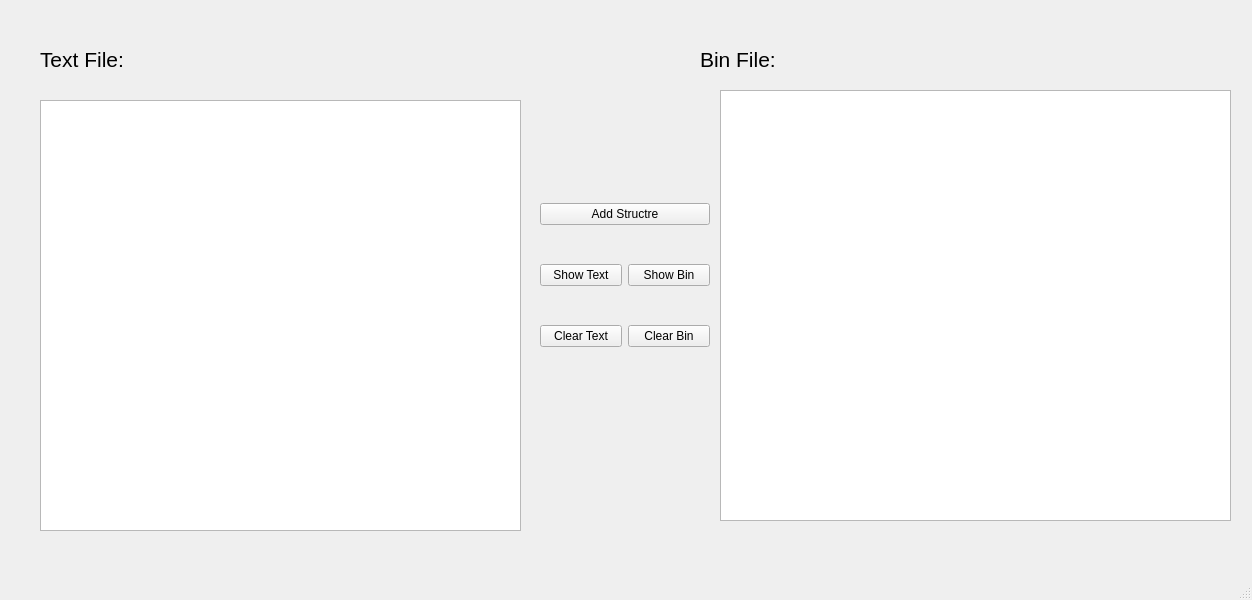
<?xml version="1.0" encoding="UTF-8"?>
<ui version="4.0">
 <class>MainWindow</class>
 <widget class="QMainWindow" name="MainWindow">
  <property name="geometry">
   <rect>
    <x>0</x>
    <y>0</y>
    <width>1252</width>
    <height>600</height>
   </rect>
  </property>
  <property name="windowTitle">
   <string>MainWindow</string>
  </property>
  <widget class="QWidget" name="centralwidget">
   <widget class="QTextEdit" name="textFile">
    <property name="geometry">
     <rect>
      <x>40</x>
      <y>100</y>
      <width>481</width>
      <height>431</height>
     </rect>
    </property>
    <property name="textInteractionFlags">
     <set>Qt::NoTextInteraction</set>
    </property>
   </widget>
   <widget class="QTextEdit" name="textBin">
    <property name="geometry">
     <rect>
      <x>720</x>
      <y>90</y>
      <width>511</width>
      <height>431</height>
     </rect>
    </property>
    <property name="textInteractionFlags">
     <set>Qt::NoTextInteraction</set>
    </property>
   </widget>
   <widget class="QLabel" name="label">
    <property name="geometry">
     <rect>
      <x>40</x>
      <y>50</y>
      <width>111</width>
      <height>18</height>
     </rect>
    </property>
    <property name="font">
     <font>
      <pointsize>16</pointsize>
     </font>
    </property>
    <property name="text">
     <string>Text File: </string>
    </property>
   </widget>
   <widget class="QLabel" name="label_2">
    <property name="geometry">
     <rect>
      <x>700</x>
      <y>50</y>
      <width>101</width>
      <height>18</height>
     </rect>
    </property>
    <property name="font">
     <font>
      <pointsize>16</pointsize>
     </font>
    </property>
    <property name="text">
     <string>Bin File: </string>
    </property>
   </widget>
   <widget class="QWidget" name="">
    <property name="geometry">
     <rect>
      <x>540</x>
      <y>170</y>
      <width>170</width>
      <height>211</height>
     </rect>
    </property>
    <layout class="QVBoxLayout" name="verticalLayout">
     <item>
      <widget class="QPushButton" name="buttonAdd">
       <property name="text">
        <string>Add Structre</string>
       </property>
      </widget>
     </item>
     <item>
      <layout class="QHBoxLayout" name="horizontalLayout">
       <item>
        <widget class="QPushButton" name="buttonShowText">
         <property name="text">
          <string>Show Text</string>
         </property>
        </widget>
       </item>
       <item>
        <widget class="QPushButton" name="buttonShowBin">
         <property name="text">
          <string>Show Bin</string>
         </property>
        </widget>
       </item>
      </layout>
     </item>
     <item>
      <layout class="QHBoxLayout" name="horizontalLayout_2">
       <item>
        <widget class="QPushButton" name="buttonClearText">
         <property name="text">
          <string>Clear Text</string>
         </property>
        </widget>
       </item>
       <item>
        <widget class="QPushButton" name="buttonClearBin">
         <property name="text">
          <string>Clear Bin</string>
         </property>
        </widget>
       </item>
      </layout>
     </item>
    </layout>
   </widget>
  </widget>
  <widget class="QMenuBar" name="menubar">
   <property name="geometry">
    <rect>
     <x>0</x>
     <y>0</y>
     <width>1252</width>
     <height>23</height>
    </rect>
   </property>
  </widget>
  <widget class="QStatusBar" name="statusbar"/>
 </widget>
 <resources/>
 <connections/>
</ui>
